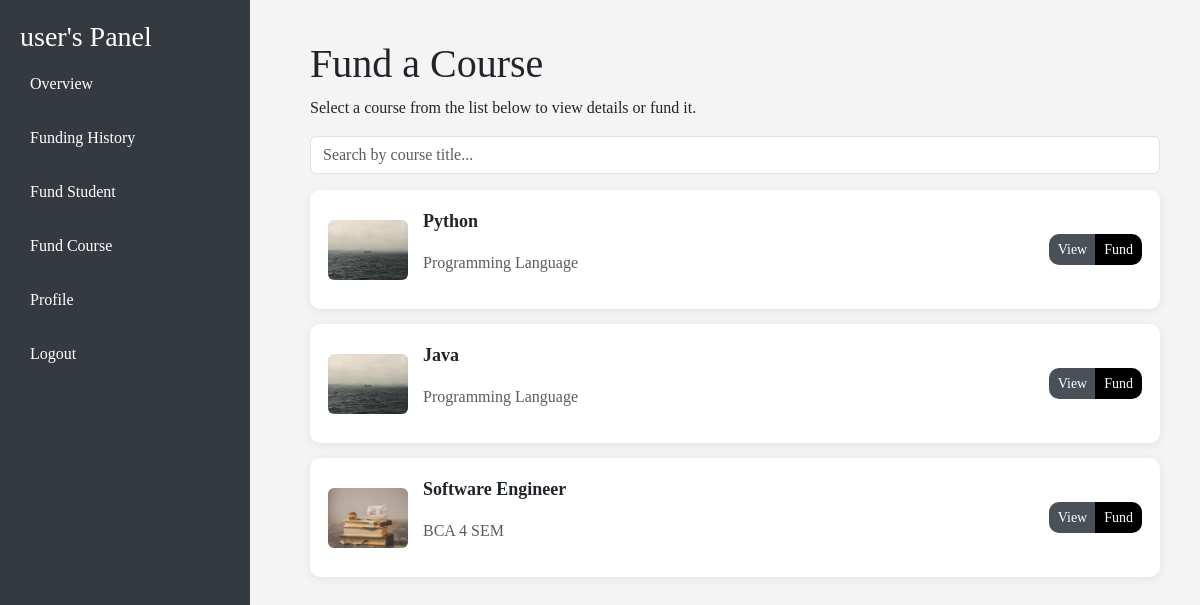
Screenshot of /lms/fund-course/ (signed in) with the database file from the repository.
### lms/models.py (models this page shows, shortened)
class Course(models.Model):
    LEVEL_CHOICES = [
        ('beginner', 'Beginner'),
        ('intermediate', 'Intermediate'),
        ('advanced', 'Advanced'),
    ]
    title = models.CharField(max_length=200)
    description = models.TextField()
    instructor = models.ForeignKey(User, on_delete=models.CASCADE, related_name='courses_taught')
    category = models.ForeignKey(CourseCategory, on_delete=models.SET_NULL, null=True)
    level = models.CharField(max_length=20, choices=LEVEL_CHOICES, default='beginner')
    price = models.DecimalField(max_digits=10, decimal_places=2, default=0.00)
    duration_hours = models.PositiveIntegerField(default=0)
    thumbnail = models.ImageField(upload_to='course_thumbnails/', blank=True, null=True)
    is_published = models.BooleanField(default=False)
    created_at = models.DateTimeField(auto_now_add=True)
    updated_at = models.DateTimeField(auto_now=True)

class CourseCategory(models.Model):
    name = models.CharField(max_length=100)
    description = models.TextField(blank=True)
    created_at = models.DateTimeField(auto_now_add=True)
    class Meta:
        verbose_name_plural = "Course Categories"

### lms/views.py (the view)
# urls.py: path('fund-course/', fund_course_page, name='fund_course_page'),
@login_required
def fund_course_page(request):
    sponsor = request.user
    sponsor_profile = UserProfile.objects.get(user=sponsor)
    courses = Course.objects.filter(is_published=True)
    context = {
        "sponsor_username": sponsor.get_full_name() or sponsor.username,
        "courses": courses,
    }
    return render(request, "fund_course_page.html", context)

### templates/fund_course_page.html (shortened to what this page needs)
{% load static %}
<!DOCTYPE html>
<html lang="en">
<head>
  <link href="https://cdn.jsdelivr.net/npm/bootstrap@5.3.0/dist/css/bootstrap.min.css" rel="stylesheet">
</head>
<body>
  <div class="sidebar">
    <h3>{{ sponsor_username }}'s Panel</h3>
    <a href="{% url 'sponsor_dashboard' %}" class="active"> Overview</a>
    <a href="{% url 'funding_history' %}"> Funding History</a>
    <a href="{% url 'fund_student' %}"> Fund Student</a>
    <a href="{% url 'fund_course_page' %}"> Fund Course</a>
    <a href="{% url 'sponsor_profile' %}"> Profile</a>
    <a href="{% url 'signout' %}"> Logout</a>
  </div>
<div class="main-content">
  <h1>Fund a Course</h1>
  <p>Select a course from the list below to view details or fund it.</p>
  <div class="mb-3">
    <input type="text" id="courseSearch" class="form-control" placeholder="Search by course title...">
  </div>
  <div id="coursesContainer">
    {% for course in courses %}
    <div class="course-row" data-title="{{ course.title|lower }}">
      <div class="d-flex align-items-center">
        {% if course.thumbnail %}
          <img src="{{ course.thumbnail.url }}" class="course-thumb" alt="Thumbnail">
        {% else %}
          <img src="{% static 'images/pic1.jpg' %}" class="course-thumb" alt="Default">
        {% endif %}
        <div>
          <p class="course-title">{{ course.title }}</p>
          <p class="text-muted">{{ course.category.name }}</p>
        </div>
      </div>
      <div class="btn-group">
        <button class="btn btn-sm" data-bs-toggle="modal" data-bs-target="#viewModal{{ course.id }}">
          View
        </button>
        <button class="btn btn-black btn-sm" data-bs-toggle="modal" data-bs-target="#fundModal{{ course.id }}">
          Fund
        </button>
      </div>
    </div>
    {% endfor %}
  </div>
</div>
</body>
</html>

### templates/fund_course_page.html (style rules this page uses)
body { font-family: "Times New Roman", serif; background: #f4f4f4; }
.sidebar { position: fixed; top: 0; left: 0; width: 250px; height: 100%; background: #343a40; color: #fff; padding: 20px; }
.sidebar a { color: #fff; text-decoration: none; display: block; padding: 10px; margin-bottom: 10px; border-radius: 4px; }
.main-content { margin-left: 270px; padding: 40px; }
.course-row { background: #fff; padding: 18px; border-radius: 10px; box-shadow: 0 2px 10px rgba(0,0,0,0.08); display: flex; justify-content: space-between; align-items: center; margin-bottom: 15px; }
.course-title { font-size: 18px; font-weight: bold; }
.btn { background-color: #495057; color: white; border-radius: 10px; }
.btn-black { background-color: black; color: white; }
.course-thumb { width: 80px; height: 60px; border-radius: 6px; object-fit: cover; margin-right: 15px; }

### rows the page displays
Course: thumbnail (picture), title "Python", category.name "Programming Language"
Course: thumbnail (picture), title "Java", category.name "Programming Language"
Course: thumbnail (picture), title "Software Engineer", category.name "BCA 4 SEM"

### other values shown
{{ sponsor_username }} "user"
